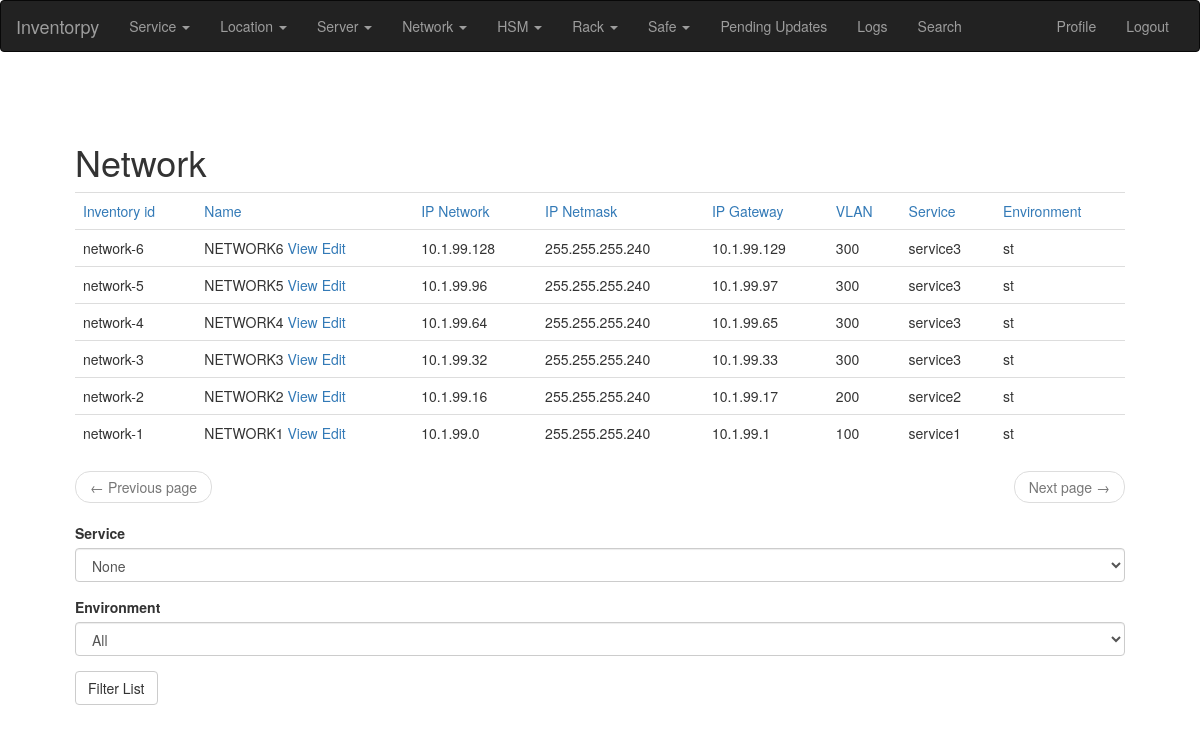
The page /network/list/ (signed in) on the database its author committed.
### app/modules/network/models.py (models this page shows, shortened)
class Network(db.Model):
    __tablename__ = "network"
    __searchable__ = ['name', 'network', 'gateway', 'location_id', 'service_id', 'vlan', 'environment']
    id = db.Column(db.Integer, primary_key=True)
    name = db.Column(db.String(140), unique=True)
    network = db.Column(db.String(140))
    netmask = db.Column(db.String(140))
    gateway = db.Column(db.String(140))
    location_id = db.Column(db.Integer, db.ForeignKey('location.id'))
    location = db.relationship('Location')
    service_id = db.Column(db.Integer, db.ForeignKey('service.id'))
    service = db.relationship('Service')
    vlan = db.Column(db.String(140))
    switch_ports = db.relationship("SwitchPort", back_populates="network")
    environment = db.Column(db.String(140))
    def inventory_id(self):
        return '{}-{}'.format(self.__class__.__name__.lower(), self.id)

### app/models.py (models this page shows, shortened)
class PaginatedAPIMixin(object):
    @staticmethod
    def to_collection_dict(query, page, per_page, endpoint, **kwargs):
        resources = query.paginate(page, per_page, False)
        print("page: %s per_page: %s endpoint %s" % (page, per_page, endpoint))
        data = {
            'items': [item.to_dict() for item in resources.items],
            '_meta': {
                'page': page,
                'per_page': per_page,
                'total_pages': resources.pages,
                'total_items': resources.total
            },
            '_links': {
                'self': url_for(endpoint, id=id, page=page, per_page=per_page,
                                **kwargs),
                'next': url_for(endpoint, id=id, page=page + 1, per_page=per_page,
                                **kwargs) if resources.has_next else None,
                'prev': url_for(endpoint, id=id, page=page - 1, per_page=per_page,
                                **kwargs) if resources.has_prev else None
            }
        }
        return data

class Service(PaginatedAPIMixin, db.Model):
    __tablename__ = "service"
    __searchable__ = ['name']
    id = db.Column(db.Integer, primary_key=True)
    name = db.Column(db.String(140), unique=True)
    updated = db.Column(db.DateTime, index=True, default=datetime.utcnow)
    color = db.Column(db.String(140))
    users = db.relationship('User', secondary=service_user)
    manager = db.relationship('User', foreign_keys='Service.manager_id')
    manager_id = db.Column(db.Integer, db.ForeignKey('user.id'))

### app/modules/network/routes.py (the view)
@bp.route('/network/list/', methods=['GET', 'POST'])
@login_required
def network_list():
    page = request.args.get('page', 1, type=int)
    sort = request.args.get('sort', 'name')
    order = request.args.get('order', 'desc')
    form = FilterNetworkListForm()
    sortstr = "{}(Network.{})".format(order, sort)
    if request.method == 'POST' and form.validate_on_submit():
        service = Service.query.get(form.service.data)
        environment = form.environment.data
        print("env: {} service: {}".format(environment, service))
        if service is not None and environment is not None and environment != "all":
            networks = Network.query.filter_by(service_id=service.id, environment=environment).paginate(
                    page, current_app.config['POSTS_PER_PAGE'], False)
        elif service is not None:
            networks = Network.query.filter_by(service_id=service.id).paginate(
                page, current_app.config['POSTS_PER_PAGE'], False)
        elif environment is not None and environment != "all":
            networks = Network.query.filter_by(environment=environment).paginate(
                    page, current_app.config['POSTS_PER_PAGE'], False)
        else:
            networks = Network.query.order_by(eval(sortstr)).paginate(
                page, current_app.config['POSTS_PER_PAGE'], False)
    else:
        networks = Network.query.order_by(eval(sortstr)).paginate(
            page, current_app.config['POSTS_PER_PAGE'], False)
    next_url = url_for('main.network_list', page=networks.next_num) \
        if networks.has_next else None
    prev_url = url_for('main.network_list', page=networks.prev_num) \
        if networks.has_prev else None
    return render_template('network.html', title=_('Network'),
                           networks=networks.items, next_url=next_url,
                           prev_url=prev_url, order=order, form=form)

### app/modules/network/forms.py
class FilterNetworkListForm(FlaskForm):
    service = SelectField(_l('Service'), coerce=int)
    environment = SelectField(_l('Environment'))
    submit = SubmitField(_l('Filter List'))
    def __init__(self, *args, **kwargs):
        super().__init__(*args, **kwargs)
        self.service.choices = [(s.id, s.name) for s in Service.query.order_by(Service.name).all()]
        self.service.choices.insert(0, (-1, _l('None')))
        self.environment.choices = [('all', 'All'),
                                    ('dev', 'Development'),
                                    ('tools', 'Tools'),
                                    ('cicd', 'CI/CD'),
                                    ('st', 'System Testing'),
                                    ('at', 'Acceptance Testing'),
                                    ('prod', 'Production'),
                                    ]

### app/main/routes.py (called while the page is built)
@bp.before_app_request
def before_request():
    if current_user.is_authenticated:
        current_user.last_seen = datetime.utcnow()
        db.session.commit()
    g.locale = str(get_locale())

### app/models.py (called while the page is built)
@login.user_loader
def load_user(id):
    print(f'regular user loaded for login userid: {id}')
    return User.query.get(int(id))

### app/templates/network.html (shortened to what this page needs)
{% extends "base.html" %}
{% import 'bootstrap/wtf.html' as wtf %}
{% block app_content %}
{% if networks %}
<table class="table table-hover">
    <tr>
      <td><A HREF="{{url_for('main.network_list', sort='id',          order=order)}}">{{_('Inventory id')}}</td>
      <td><A HREF="{{url_for('main.network_list', sort='name',        order=order)}}">{{_('Name')}}        </A></td>
      <td><A HREF="{{url_for('main.network_list', sort='network',     order=order)}}">{{_('IP Network')}}  </A></td>
      <td><A HREF="{{url_for('main.network_list', sort='netmask',     order=order)}}">{{_('IP Netmask')}}  </A></td>
      <td><A HREF="{{url_for('main.network_list', sort='gateway',     order=order)}}">{{_('IP Gateway')}}  </A></td>
      <td><A HREF="{{url_for('main.network_list', sort='vlan',        order=order)}}">{{_('VLAN')}}        </A></td>
      <td><A HREF="{{url_for('main.network_list', sort='service_id',  order=order)}}">{{_('Service')}}     </A></td>
      <td><A HREF="{{url_for('main.network_list', sort='environment', order=order)}}">{{_('Environment')}} </A></td>
    </tr>
    {% for n in networks %}
      <tr>
        <td>  {{ n.inventory_id() }} </td>
        <td>
              {{ n.name }}
              <A HREF="{{url_for('main.network_view', network=n.id)}}">
                {{ _('View') }}
              </A>
              <A HREF="{{url_for('main.network_edit', network=n.id)}}">
                {{ _('Edit') }}
              </A>
        </td>
        <td>
                {{ n.network }}
        </td>
        <td>
                {{ n.netmask }}
        </td>
        <td>
                {{ n.gateway }}
        </td>
        <td>
                {{ n.vlan }}
        </td>
        <td>
                {{ n.service.name }}
        </td>
        <td>
                {{ n.environment }}
        </td>
      </tr>
    {% endfor %}
    </table>
    <nav aria-label="...">
        <ul class="pager">
            <li class="previous{% if not prev_url %} disabled{% endif %}">
                <a href="{{ prev_url or '#' }}">
                    <span aria-hidden="true">&larr;</span> {{ _('Previous page') }}
                </a>
            </li>
            <li class="next{% if not next_url %} disabled{% endif %}">
                <a href="{{ next_url or '#' }}">
                    {{ _('Next page') }} <span aria-hidden="true">&rarr;</span>
                </a>
            </li>
        </ul>
    </nav>
{% endif %}
{% if form %}
  {{ wtf.quick_form(form) }}
{% endif %}
{% endblock %}

### rows shown on the page
Network: inventory_id "network-6", name "NETWORK6", network "10.1.99.128", netmask "255.255.255.240", gateway "10.1.99.129", vlan "300", service.name "service3", environment "st"
Network: inventory_id "network-5", name "NETWORK5", network "10.1.99.96", netmask "255.255.255.240", gateway "10.1.99.97", vlan "300", service.name "service3", environment "st"
Network: inventory_id "network-4", name "NETWORK4", network "10.1.99.64", netmask "255.255.255.240", gateway "10.1.99.65", vlan "300", service.name "service3", environment "st"
Network: inventory_id "network-3", name "NETWORK3", network "10.1.99.32", netmask "255.255.255.240", gateway "10.1.99.33", vlan "300", service.name "service3", environment "st"
Network: inventory_id "network-2", name "NETWORK2", network "10.1.99.16", netmask "255.255.255.240", gateway "10.1.99.17", vlan "200", service.name "service2", environment "st"
Network: inventory_id "network-1", name "NETWORK1", network "10.1.99.0", netmask "255.255.255.240", gateway "10.1.99.1", vlan "100", service.name "service1", environment "st"

### other values the page prints
{{ title }} "Network"
